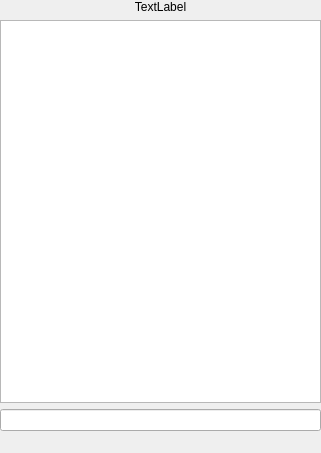
<?xml version="1.0" encoding="UTF-8"?>
<ui version="4.0">
 <class>chatwindow</class>
 <widget class="QDockWidget" name="chatwindow">
  <property name="geometry">
   <rect>
    <x>0</x>
    <y>0</y>
    <width>321</width>
    <height>453</height>
   </rect>
  </property>
  <property name="windowTitle">
   <string>PP</string>
  </property>
  <widget class="QWidget" name="dockWidgetContents">
   <widget class="QWidget" name="verticalLayoutWidget">
    <property name="geometry">
     <rect>
      <x>0</x>
      <y>0</y>
      <width>321</width>
      <height>431</height>
     </rect>
    </property>
    <layout class="QVBoxLayout" name="verticalLayout">
     <item>
      <widget class="QLabel" name="label">
       <property name="text">
        <string>TextLabel</string>
       </property>
       <property name="alignment">
        <set>Qt::AlignCenter</set>
       </property>
      </widget>
     </item>
     <item>
      <widget class="QPlainTextEdit" name="mssview"/>
     </item>
     <item>
      <widget class="QLineEdit" name="msssend"/>
     </item>
    </layout>
   </widget>
  </widget>
 </widget>
 <resources/>
 <connections/>
</ui>
